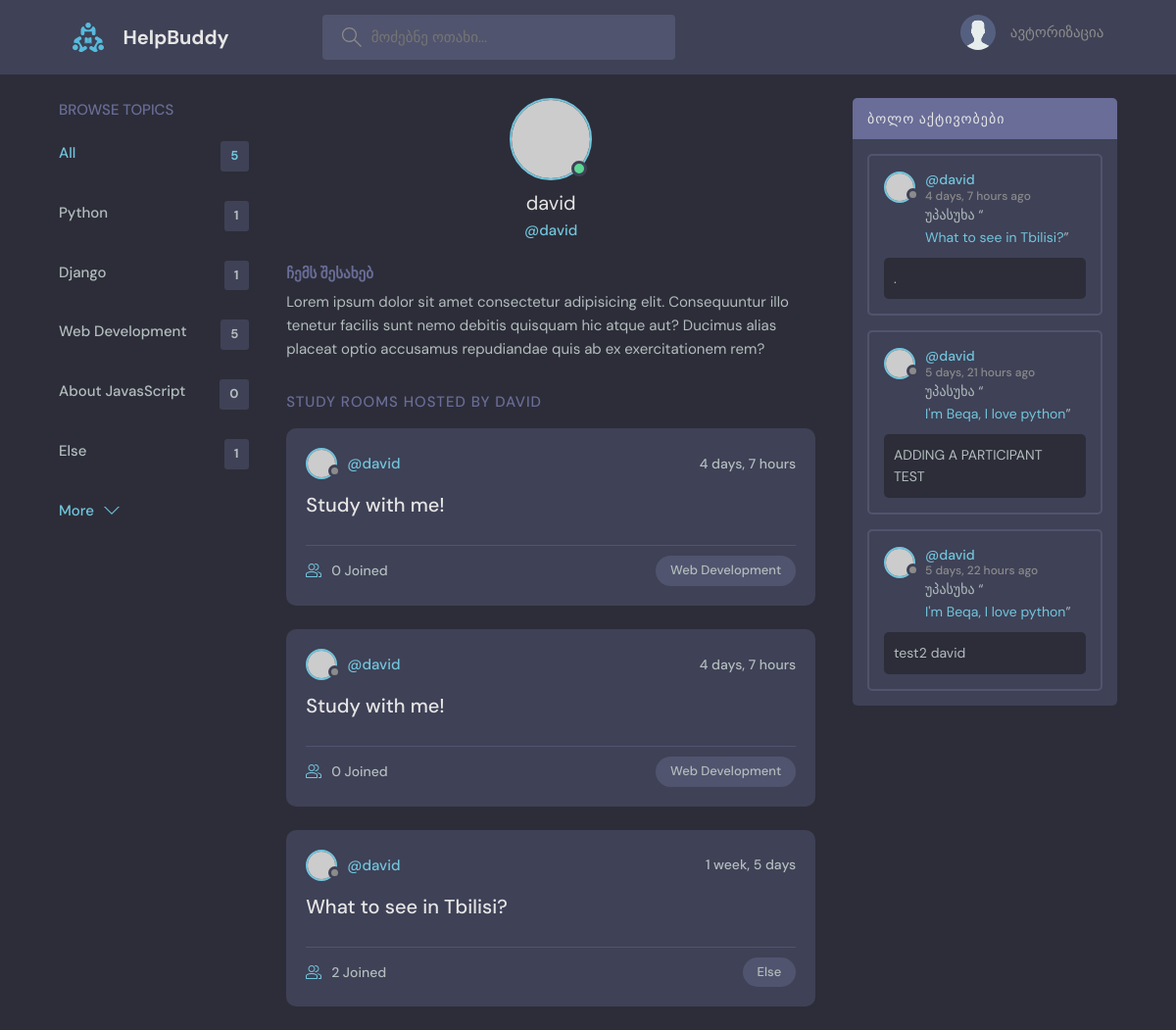
/profile/1/, run on an earlier commit of the app's database.
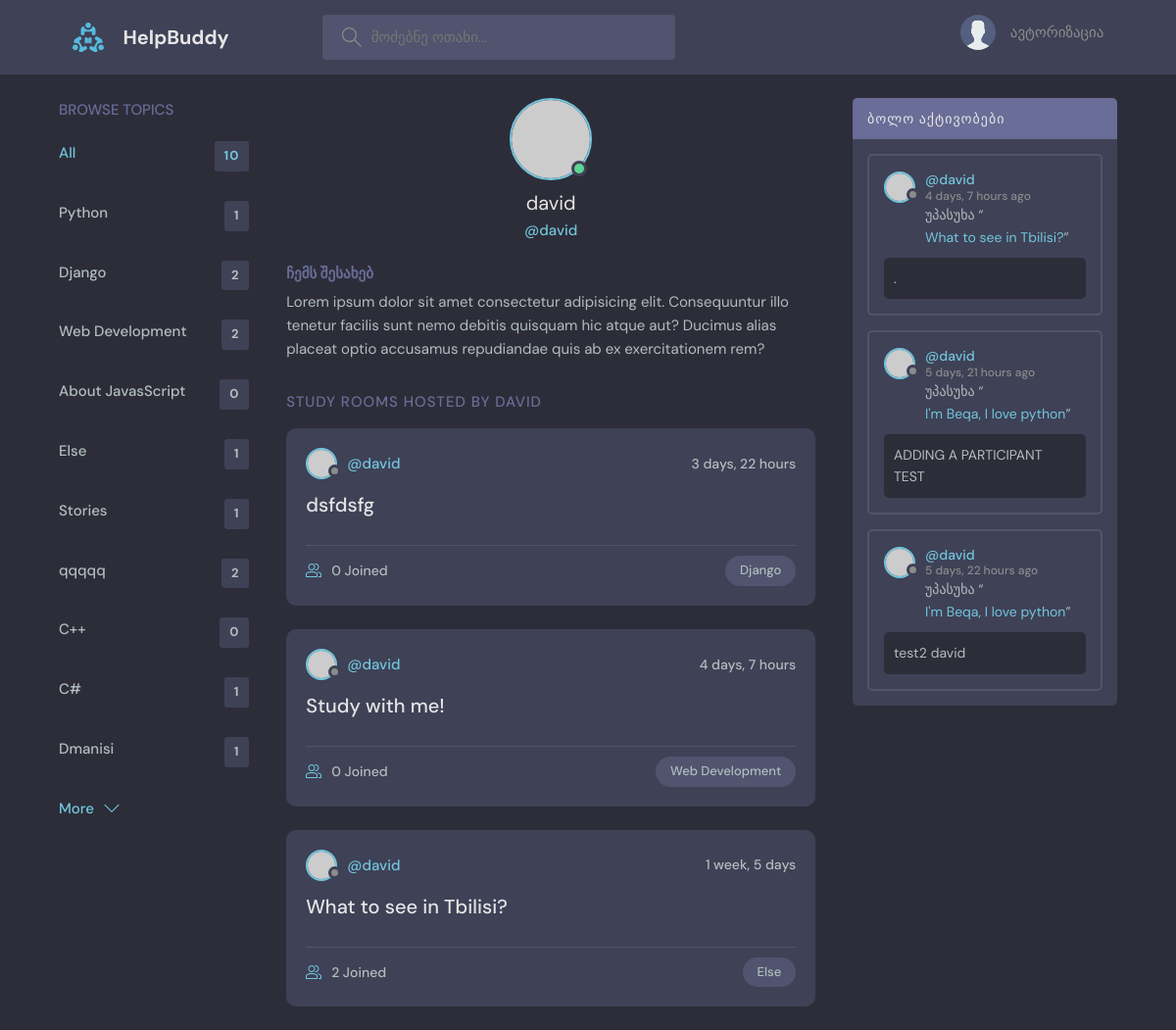
And on a later commit of the database.
### base/models.py (models this page shows, shortened)
class Topic(models.Model):
    name = models.CharField(max_length=200)

class Room(models.Model):
    host = models.ForeignKey(User, on_delete=models.SET_NULL, null=True)
    topic = models.ForeignKey(
        Topic, on_delete=models.SET_NULL, null=True)  # Topic CLASS-ი
    name = models.CharField(max_length=200)
    description = models.TextField(null=True, blank=True)
    participants = models.ManyToManyField(
        User, related_name='participants', blank=True)
    updated = models.DateTimeField(auto_now=True)  # ინახავს დროს ყოველ ჯერზე
    created = models.DateTimeField(auto_now_add=True)
    class Meta:
        ordering = ['-updated', '-created']
    def __str__(self):
        return self.name

class Message(models.Model):
    user = models.ForeignKey(User, on_delete=models.CASCADE)
    room = models.ForeignKey(Room, on_delete=models.CASCADE)
    body = models.TextField()
    updated = models.DateTimeField(auto_now=True)
    created = models.DateTimeField(auto_now_add=True)
    class Meta:
        ordering = ['-updated', '-created']

### base/views.py (the view)
# urls.py: path('profile/<str:pk>/', views.userProfile, name='user-profile'),
def userProfile(request, pk):
    user = User.objects.get(id=pk)
    rooms = user.room_set.all()  # type: ignore
    room_messages = user.message_set.all()  # type: ignore
    topics = Topic.objects.all()  # type: ignore
    context = {'user': user, 'rooms': rooms,
               'room_messages': room_messages, 'topics': topics}
    return render(request, 'base/profile.html', context)

### base/templates/base/profile.html (shortened to what this page needs)
{% extends "main.html" %}
{% block content %}
  <main class="profile-page layout layout--3">
    <div class="container">
      {% include 'base/components/topics_component.html' %}
      <div class="roomList">
        <div class="profile">
          <div class="profile__avatar">
            <div class="avatar avatar--large active">
              <img src="https://randomuser.me/api/portraits/men/97.jpg" alt="profile_image"/>
            </div>
          </div>
          <div class="profile__info">
            <h3>{{user.username}}</h3>
            <p>@{{user.username}}</p>
          </div>
          <div class="profile__about">
            <h3>ჩემს შესახებ</h3>
            <p>
              Lorem ipsum dolor sit amet consectetur adipisicing elit. Consequuntur illo tenetur
              facilis sunt nemo debitis quisquam hic atque aut? Ducimus alias placeat optio
              accusamus repudiandae quis ab ex exercitationem rem?
            </p>
          </div>
        </div>
        <div class="roomList__header">
          <div>
            <h2>Study Rooms Hosted by {{user.username}}</a>
            </h2>
          </div>
        </div>
        {% include 'base/components/feed_component.html' %}
      </div>
      {% include 'base/components/activity_component.html' %}
    </div>
  </main>
{% endblock content %}

### templates/main.html (shortened to what this page needs)
<!DOCTYPE html>
{% load static %}
<html lang="en">
  <head>
    <link rel="stylesheet" href="{% static 'styles/style.css' %}" />
  </head>
  <body>
    {% include 'navbar.html' %}
    {% block content %}{% endblock content %}
  </body>
</html>

### templates/navbar.html (shortened to what this page needs)
{% load static %}
<header class="header header--loggedIn">
  <div class="container">
    <a href="{% url 'home' %}" class="header__logo">
      <img src="{% static 'images/logo.svg' %}" />
      <h1>HelpBuddy</h1>
    </a>
    <form class="header__search" method="GET" accept="{% url 'home' %}">
      <label>
        <input placeholder="მოძებნე ოთახი..." name="q" type="text" />
      </label>
    </form>
    <nav class="header__menu">
      {% if request.user.is_authenticated %}
      <div class="header__user">
        <a href="{% url 'user-profile' request.user.id %}">
          <div class="avatar avatar--medium active">
            <img
              src="https://randomuser.me/api/portraits/men/97.jpg"
              alt="profile_image"
            />
          </div>
          <p>
            {{ request.user.username|capfirst }}
            <span>@{{ request.user.username|capfirst }}</span>
          </p>
        </a>
        <button class="dropdown-button">
          <svg
            version="1.1"
            xmlns="http://www.w3.org/2000/svg"
            width="32"
            height="32"
            viewBox="0 0 32 32"
          >
            <title>chevron-down</title>
            <path d="M16 21l-13-13h-3l16 16 16-16h-3l-13 13z"></path>
          </svg>
        </button>
      </div>
      {% else %}
      <a href="{% url 'login' %}">
        <img src="{% static 'images/avatar.svg' %}" />
        <p>ავტორიზაცია</p>
      </a>
      {% endif %}
    </nav>
  </div>
</header>

### base/templates/base/components/topics_component.html
<div class="topics">
  <div class="topics__header">
    <h2>Browse Topics</h2>
  </div>
  <ul class="topics__list">
    <li>
      <a href="{% url 'home' %}" class="active"
        >All <span>{{topics.count}}</span></a
      >
    </li>
    {% for topic in topics %}
    <li>
      <a href="{% url 'home' %}?q={{topic.name}}"
        >{{topic.name}} <span>{{topic.room_set.all.count}}</span></a
      >
    </li>
    {% endfor %}
  </ul>
  <a class="btn btn--link" href="{% url 'topics' %}">
    More
    <svg
      version="1.1"
      xmlns="http://www.w3.org/2000/svg"
      width="32"
      height="32"
      viewBox="0 0 32 32"
    >
      <title>chevron-down</title>
      <path d="M16 21l-13-13h-3l16 16 16-16h-3l-13 13z"></path>
    </svg>
  </a>
</div>

### base/templates/base/components/feed_component.html (shortened to what this page needs)
{% for room in rooms %}
<div class="roomListRoom">
  <div class="roomListRoom__header">
    <a
      href="{% url 'user-profile' room.host.id %}"
      class="roomListRoom__author"
    >
      <div class="avatar avatar--small">
        <img
          src="https://randomuser.me/api/portraits/men/97.jpg"
          alt="profile_image"
        />
      </div>
      <span>@{{room.host.username}}</span>
    </a>
    <div class="roomListRoom__actions">
      <span>{{room.created|timesince}}</span>
    </div>
  </div>
  <div class="roomListRoom__content">
    <a href="{% url 'room' room.id %}">{{room.name}}</a>
  </div>
  <div class="roomListRoom__meta">
    <a href="{% url 'room' room.id %}" class="roomListRoom__joined">
      {{room.participants.all.count}} Joined
    </a>
    <p class="roomListRoom__topic">{{room.topic.name}}</p>
  </div>
</div>
{% endfor %}

### base/templates/base/components/activity_component.html (shortened to what this page needs)
<div class="activities">
  <div class="activities__header">
    <h2>ბოლო აქტივობები</h2>
  </div>
  {% for message in room_messages %}
  <div class="activities__box">
    <div class="activities__boxHeader roomListRoom__header">
      <a
        href="{% url 'user-profile' message.user.id %}"
        class="roomListRoom__author"
      >
        <div class="avatar avatar--small">
          <img
            src="https://randomuser.me/api/portraits/men/97.jpg"
            alt="profile_image"
          />
        </div>
        <p>
          @{{message.user}}
          <span>{{message.created|timesince}} ago</span>
        </p>
      </a>
    </div>
    <div class="activities__boxContent">
      <p>
        უპასუხა “<a href="{% url 'room' message.room.id %}">{{message.room}}</a
        >”
      </p>
      <div class="activities__boxRoomContent">{{message.body}}</div>
    </div>
  </div>
  {% endfor %}
</div>

What changed in the data, as far as the page shows it:
removed Room: host.username "david", created "4 days, 7 hours", name "Study with me!", participants.all.count "0", topic.name "Web Development"
computed for Topic "Django": room_set.all.count "1" → "2"
computed for Topic "Web Development": room_set.all.count "5" → "2"
added Topic: name "Stories", room_set.all.count "1"
added Topic: name "qqqqq", room_set.all.count "2"
added Topic: name "C++", room_set.all.count "0"
added Topic: name "C#", room_set.all.count "1"
added Topic: name "Dmanisi", room_set.all.count "1"
added Room: host.username "david", created "3 days, 22 hours", name "dsfdsfg", participants.all.count "0", topic.name "Django"
Also different on the page:
{{ topics.count }}: "5" → "10"
